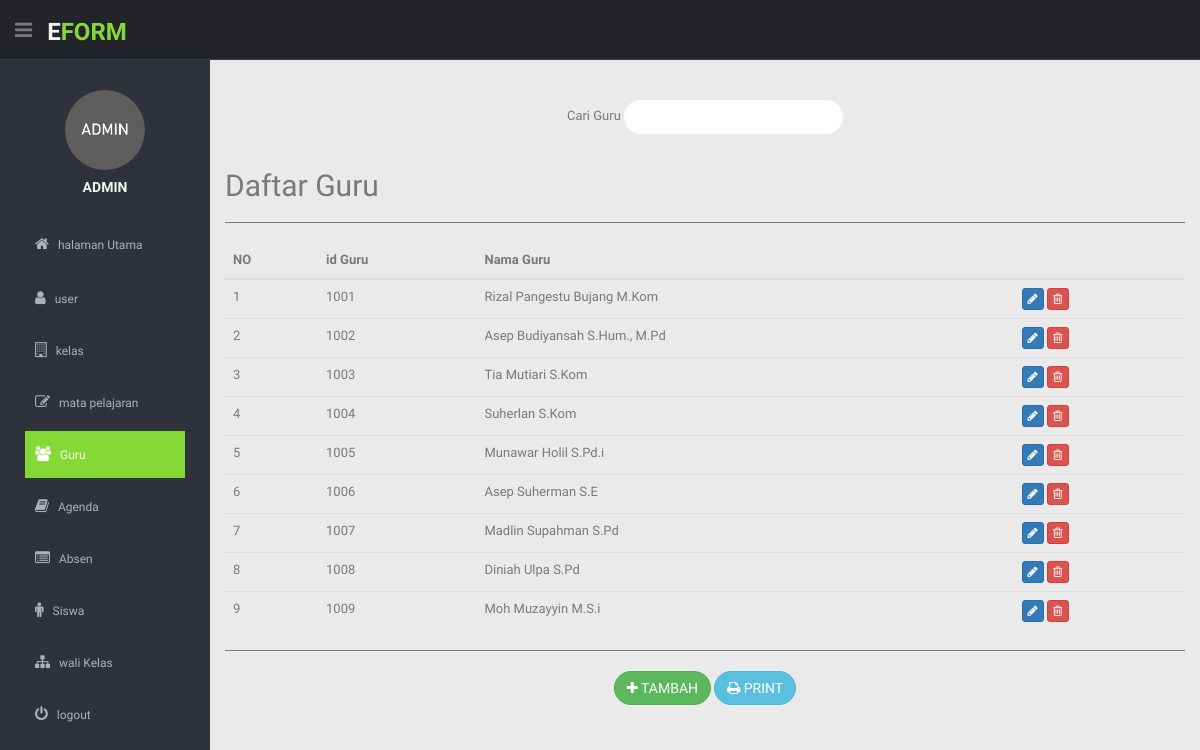
Screenshot of /admin/guru.php (signed in) with the database file from the repository.
### tables this page shows
CREATE TABLE `tb_guru` (
  `id_guru` int(15) NOT NULL,
  `nm_guru` varchar(35) NOT NULL
);

### admin/koneksi.php (called while the page is built, shortened)
<?php
$host="localhost";
$user="root";
$pass="";
$db="db_agenda";
$koneksi= mysqli_connect($host,$user,$pass,$db);
function query($query) {
	global $koneksi;
	$result = mysqli_query($koneksi, $query);
	$rows = [];
	while( $row = mysqli_fetch_assoc($result) ) {
		$rows[] = $row;
	}
	return $rows;
}
?>

### admin/guru.php (the view, shortened to what this page needs)
<?php
        $guru=query("SELECT * FROM tb_guru");
          ?>
          <!DOCTYPE html>
          <html lang="en">
          <head>
            <link href="../lib/bootstrap/css/bootstrap.min.css" rel="stylesheet">
            <link href="../lib/font-awesome/css/font-awesome.css" rel="stylesheet" />
            <link href="../css/style.css" rel="stylesheet">
            <link href="../css/style-responsive.css" rel="stylesheet">
          </head>
          <body>
            <section id="container">
              <header class="header black-bg">
                <div class="sidebar-toggle-box">
                  <div class="fa fa-bars tooltips" data-placement="right"></div>
                </div>
                <a href="" class="logo"><b>E<span>form</span></b></a>
                <div class="nav notify-row" id="top_menu">
                  <ul class="nav top-menu">
              </header>
              <aside>
                <div id="sidebar" class="navbar-brand mb-5 ">
                  <ul class="sidebar-menu" id="nav-accordion">
                  <p class="centered"><img src="../img/gambar/admin.png" class="img-circle" width="80"></p>
                    <h5 class="centered">
                    ADMIN
                    </h5>
                    <li class="mt">
                      <a href="index.php">
                        <i class="fa fa-home"></i>
                        <span>halaman Utama</span>
                        </a>
                    </li>
                    <li class="sub-menu">
                      <a href="user.php">
                        <i class="fa fa-user"></i>
                        <span>user</span>
                        </a>
                    </li>
                    <li class="sub-menu">
                      <a href="kelas.php">
                        <i class="fa fa-building-o"></i>
                        <span>kelas</span>
                        </a>
                    </li>
                    <li class="sub-menu">
                      <a href="mapel.php">
                        <i class="fa fa-edit"></i>
                        <span>mata pelajaran</span>
                        </a>
                    </li>
                    <li class="sub-menu">
                      <a class="active" href="guru.php">
                        <i class="fa fa-group"></i>
                        <span>Guru</span>
                        </a>
                    </li>
                    <li class="sub-menu">
                      <a href="agenda.php">
                        <i class="fa fa-book"></i>
                        <span>Agenda</span>
                        </a>
                    </li>
                    <li class="sub-menu">
                      <a href="absen.php">
                        <i class="fa fa-list-alt"></i>
                        <span>Absen</span>
                        </a>
                    </li>
                    <li class="sub-menu">
                      <a href="siswa.php">
                        <i class="fa fa-male"></i>
                        <span>Siswa</span>
                        </a>
                    </li>
                    <li class="sub-menu">
                      <a href="wali_kelas.php">
                        <i class="fa fa-sitemap"></i>
                        <span>wali Kelas</span>
                        </a>
                    </li>
                    <li class="sub-menu ">
                        <a href="../logout.php" onclick="return confirm('Yakin?')">
                        <i class="fa fa-power-off"></i>
                        <span>logout</span>
                        </a>
                    </li>
                </div>
              </aside>
              <section id="main-content">
                <section class="wrapper turun text-center">
                <div class="row">
<div class="col-lg-12 ">
        <div class="control-group">
        <div class="form-group">
                <form method="post" action="">
                  <label>Cari Guru </label>
                  <input class="form  btn buleud" type="text" id="keyword" name="keyword" autocomplete="off">
                </form>
                </div>
        </div>
</div>
</div>
<div class="row">
<div class="col-sm-12">
<h2 class="dispay-2  text-left">Daftar Guru</h2>
<div id="containertab">
<table class="table  table-advance table-hover">
    <hr>
    <thead>
      <tr>
        <th>NO </th>
        <th>id Guru</th>
        <th>Nama Guru</th>
        <th></th>
      </tr>
    </thead>
    <tbody class="text-left">
    <?php $i=1; ?>
    <?php foreach( $guru as $row ) : ?>
    <tr>
        <td><?= $i; ?></td>
        <td><?= $row["id_guru"]; ?></td>
        <td><?= $row["nm_guru"]; ?></td>
        <td>
          <a href="update/update_guru.php?guru=<?= $row["id_guru"]; ?>"><button class="btn btn-primary btn-xs"><i class="fa fa-pencil"></i></button></a>
          <a href="hapus/hapus_guru.php?guru=<?= $row["id_guru"]; ?>" onclick="return confirm('yakin?');"><button class="btn btn-danger btn-xs"><i class="fa fa-trash-o "></i></button>
        </td>
      </tr>
      <?php $i++; ?>
      <?php endforeach;?>
    </tbody>
  </table>
  </div>
  <hr>
  <a href="tambah/tambah_guru.php"><button class="btn btn-success buleud"><i class="fa fa-plus"></i> TAMBAH</button></a>
  <button class="btn btn-info buleud" type="submit"><i class="fa fa-print"></i> PRINT</button>
</div>
</div>
              </section>
</section>
    </section>
  </body>
  </html>

### css/style.css (style rules this page uses)
body { color: #797979; background: #eaeaea; font-family: 'Ruda', sans-serif; padding: 0px !important; margin: 0px !important; font-size:13px; }
.turun { margin-top: 100px; }
ul li { list-style: none; }
a, a:hover, a:focus { text-decoration: none; outline: none; }
#container { width: 100%; height: 100%; }
hr { margin-top: 20px; margin-bottom: 20px; border: 0; border-top: 1px solid #797979; }
.centered { text-align: center; }
.mt { margin-top: 25px; }
#sidebar { width: 210px; height: 100%; position: fixed; background: #2f323a; }
#sidebar h5 { color: #f2f2f2; font-weight: 700; }
#sidebar ul li { position: relative; }
ul.sidebar-menu , ul.sidebar-menu li ul.sub { margin: -2px 0 0; padding: 0; }
ul.sidebar-menu { margin-top: 75px; }
ul.sidebar-menu li { margin-bottom: 5px; margin-left:10px; margin-right:10px; }
ul.sidebar-menu li.sub-menu { line-height: 15px; }
ul.sidebar-menu li a span { display: inline-block; }
ul.sidebar-menu li a { color: #aeb2b7; text-decoration: none; display: block; padding: 15px 0 15px 10px; font-size: 12px; outline: none; -webkit-transition: all 0.3s ease; -moz-transition: all 0.3s ease; -o-transition: all 0.3s ease; -ms-transition: all 0.3s ease; transition: all 0.3s ease; }
ul.sidebar-menu li a.active, ul.sidebar-menu li a:hover, ul.sidebar-menu li a:focus { background: #84da34; color: #fff; display: block; -webkit-transition: all 0.3s ease; -moz-transition: all 0.3s ease; -o-transition: all 0.3s ease; -ms-transition: all 0.3s ease; transition: all 0.3s ease; }
ul.sidebar-menu li a i { font-size: 15px; padding-right: 6px; }
ul.sidebar-menu li a.active i { color: #fff; }
#main-content { margin-left: 210px; }
.header, .footer { min-height: 60px; padding: 0 15px; }
.header { position: fixed; left: 0; right: 0; z-index: 1002; }
.black-bg { background: #22242a; border-bottom: 1px solid #393d46; }
.wrapper { display: inline-block; padding-left: 15px; padding-right: 15px; padding-bottom: 5px; padding-top: 0px; width: 100%; }
a.logo { font-size: 24px; color: #f2f2f2; float: left; margin-top: 15px; text-transform: uppercase; }
a.logo b { font-weight: 900; }
a.logo span { color: #84da34; }
.sidebar-toggle-box { float: left; padding-right: 15px; margin-top: 20px; }
.sidebar-toggle-box .fa-bars { cursor: pointer; display: inline-block; font-size: 20px; }
label { font-weight: 400; }
.buleud { border-radius: 20px; }

### rows the page displays
tb_guru: id_guru "1001", nm_guru "Rizal Pangestu Bujang M.Kom"
tb_guru: id_guru "1002", nm_guru "Asep Budiyansah S.Hum., M.Pd"
tb_guru: id_guru "1003", nm_guru "Tia Mutiari S.Kom"
tb_guru: id_guru "1004", nm_guru "Suherlan S.Kom"
tb_guru: id_guru "1005", nm_guru "Munawar Holil S.Pd.i"
tb_guru: id_guru "1006", nm_guru "Asep Suherman S.E"
tb_guru: id_guru "1007", nm_guru "Madlin Supahman S.Pd"
tb_guru: id_guru "1008", nm_guru "Diniah Ulpa S.Pd"
tb_guru: id_guru "1009", nm_guru "Moh Muzayyin M.S.i"
